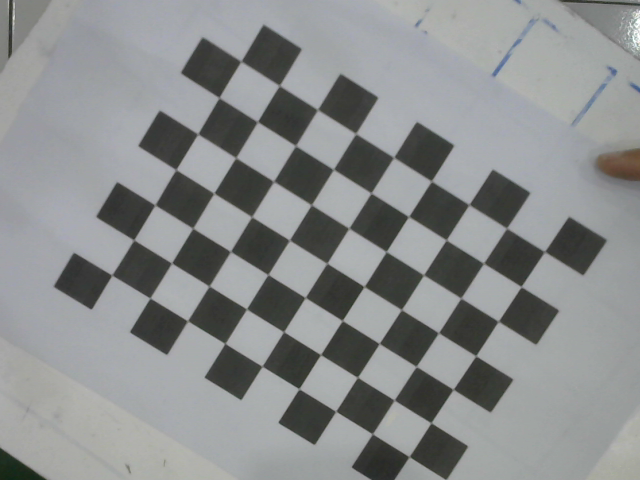
#> input picture images/image0.png, 640 x 480 px, found by its file name; its folder holds only this picture in this run
$ python calibration.py
#> lines starting #> are read from the running program, lines starting #| are printed output that depends on the picture; after the words box and inside, x2 and y2 are one past the last pixel; in counts of white or black regions, pixels touching at a corner belong together; long printed decimals are rounded
import cv2 as cv
import os
import numpy as np

# Checkerboard size
CHESS_BOARD_DIM = (9, 7)

# The size of Square in the checkerboard.
SQUARE_SIZE = 19  # millimeters

# Termination criteria
criteria = (cv.TERM_CRITERIA_EPS + cv.TERM_CRITERIA_MAX_ITER, 30, 0.001)

# Arrays to store object points and image points from all the images.
obj_points_3D = []  # 3D points in real-world space
img_points_2D = []  # 2D points in image plane.

# Lists to store calibration results from all images
all_cam_matrices = []
all_dist_coeffs = []
all_rvecs = []
all_tvecs = []
all_img_points = []

# The images directory path
image_dir_path = "images"

files = os.listdir(image_dir_path)

for file in files:
    print(file)
    imagePath = os.path.join(image_dir_path, file)
    print(f"Loading image: {imagePath}")

    # Load the image
    image = cv.imread(imagePath)
#> image is the input picture: shape (480, 640, 3); mean B, G, R 140.8, 140.5, 138

    # Check if the image loaded successfully
    if image is None:
        print(f"Error: Unable to load image '{imagePath}'. Skipping.")
        continue

    # Convert to grayscale
    grayScale = cv.cvtColor(image, cv.COLOR_BGR2GRAY)

    # Apply preprocessing steps if necessary (e.g., Gaussian blur, thresholding)
    grayBlur = cv.GaussianBlur(grayScale, (5, 5), 0)
    ret, thresh = cv.threshold(grayBlur, 100, 255, cv.THRESH_BINARY)
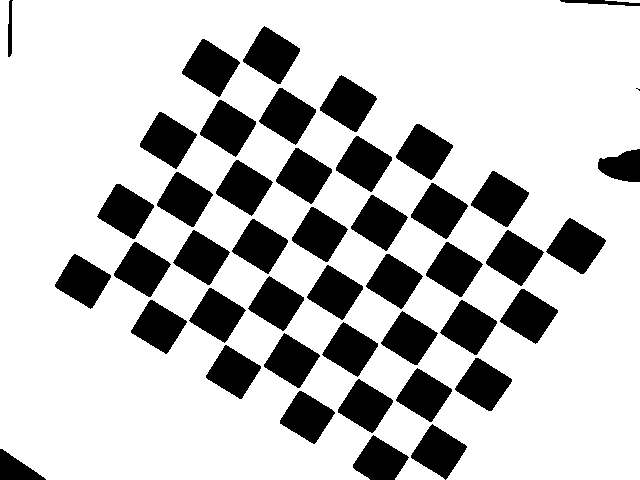
#> thresh: shape (480, 640); 76.7% white; 45 black regions (1 under 20 px), largest, box (x1, y1, x2, y2) and area: (546, 218, 606, 274) 1861, (182, 39, 240, 97) 1856, (243, 26, 300, 84) 1855

    # Find chessboard corners
    ret, corners = cv.findChessboardCorners(thresh, CHESS_BOARD_DIM, None)
#> ret = True; corners = 63 rows, first 8: [242, 60.12], [279.5, 85.5], [317.5, 109.5], [356, 133.5], [393.5, 157], [430.9, 181.1], [469.1, 205.1], [506.3, 227.2]

    if ret == True:
        # Prepare object points, like (0,0,0), (1,0,0), (2,0,0), ..., (6,5,0)
        obj_3D = np.zeros((CHESS_BOARD_DIM[0] * CHESS_BOARD_DIM[1], 3), np.float32)
        obj_3D[:, :2] = np.mgrid[0:CHESS_BOARD_DIM[0], 0:CHESS_BOARD_DIM[1]].T.reshape(-1, 2)
        obj_3D *= SQUARE_SIZE
        obj_points_3D.append(obj_3D)

        # Refine corner positions
        corners2 = cv.cornerSubPix(grayScale, corners, (11, 11), (-1, -1), criteria)
#> corners2 = 63 rows, first 8: [241, 61.25], [279.4, 85.5], [317.5, 109.6], [355.7, 133.6], [393.6, 157.3], [431.4, 181.1], [468.9, 204.6], [506.6, 228.2]
        img_points_2D.append(corners2)
        all_img_points.append(corners2)

        # Draw corners on the image (for visualization)
        img = cv.drawChessboardCorners(image, CHESS_BOARD_DIM, corners2, ret)
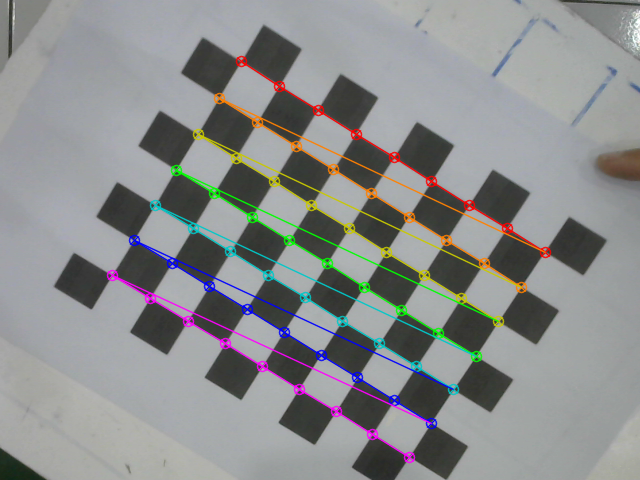
#> img: shape (480, 640, 3); mean B, G, R 140.5, 140.5, 138.5

        # Show the image with corners detected (for debugging)
        cv.imshow('Chessboard Image', img)
        cv.waitKey(500)  # Show image for 500 milliseconds

        # Perform camera calibration for this image
        ret, mtx, dist, rvecs, tvecs = cv.calibrateCamera(
            [obj_3D], [corners2], grayScale.shape[::-1], None, None)
#> ret = 0.19; mtx = [[4717.8, 0, 348.6], [0, 5629.2, 227], [0, 0, 1]]; dist = [[0.685, 889, 0.00304, 0.0225, 3.28]]; rvecs = ([0.634, -0.0968, 0.538],); tvecs = ([-45.91, -59.27, 2014.3],)

        # Collect calibration results
        all_cam_matrices.append(mtx)
        all_dist_coeffs.append(dist)
        all_rvecs.extend(rvecs)
        all_tvecs.extend(tvecs)

cv.destroyAllWindows()

# Perform averaging of calibration results if at least one image was successfully processed
if len(all_cam_matrices) > 0:
    # Calculate average calibration parameters
    avg_cam_matrix = np.mean(all_cam_matrices, axis=0)
#> avg_cam_matrix = [[4717.8, 0, 348.6], [0, 5629.2, 227], [0, 0, 1]]
    avg_dist_coeffs = np.mean(all_dist_coeffs, axis=0)
#> avg_dist_coeffs = [[0.685, 889, 0.00304, 0.0225, 3.28]]
    avg_rvecs = np.mean(all_rvecs, axis=0)
#> avg_rvecs = [0.634, -0.0968, 0.538]
    avg_tvecs = np.mean(all_tvecs, axis=0)
#> avg_tvecs = [-45.91, -59.27, 2014.3]

    # Print averaged results
    print("Average Camera Matrix (mtx):\n", avg_cam_matrix)
#| Average Camera Matrix (mtx):
#|  [[4.71777297e+03 0.00000000e+00 3.48569271e+02]
#|  [0.00000000e+00 5.62916198e+03 2.27043747e+02]
#|  [0.00000000e+00 0.00000000e+00 1.00000000e+00]]
    print("Average Distortion Coefficients (dist):\n", avg_dist_coeffs)
#| Average Distortion Coefficients (dist):
#|  [[6.85053076e-01 8.88989346e+02 3.04126964e-03 2.25335165e-02
#|   3.28093981e+00]]
    print("Average Rotation Vectors (rvecs):\n", avg_rvecs)
#| Average Rotation Vectors (rvecs):
#|  [[ 0.6343]
#|  [-0.09682]
#|  [ 0.5383]]
    print("Average Translation Vectors (tvecs):\n", avg_tvecs)
#| Average Translation Vectors (tvecs):
#|  [[ -45.912]
#|  [ -59.265]
#|  [2014.259]]

    # Calculate mean reprojection error
    mean_error = 0
    for i in range(len(obj_points_3D)):
        imgpoints2, _ = cv.projectPoints(obj_points_3D[i], all_rvecs[i], all_tvecs[i], avg_cam_matrix, avg_dist_coeffs)
        error = cv.norm(all_img_points[i], imgpoints2, cv.NORM_L2) / len(imgpoints2)
        mean_error += error
#> this loop made 1 pass
#> (error, mean_error) on pass 1: (0.0239, 0.0239)
#> after the loop, mean_error = 0.0239

    print("Mean Reprojection Error: {}".format(mean_error / len(obj_points_3D)))
#| Mean Reprojection Error: 0.0239

else:
    print("No chessboard corners found in any images.")

$ run again, on images/image12.png
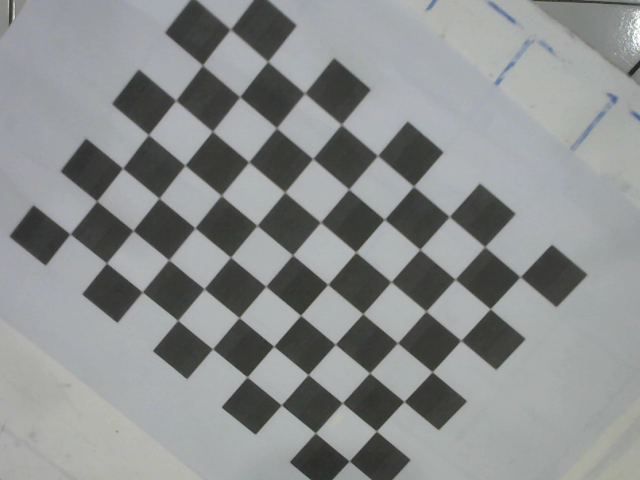
#> input picture images/image12.png, 640 x 480 px, found by its file name
#> image is the input picture: shape (480, 640, 3); mean B, G, R 142.4, 142.4, 139.7
#> `ret, thresh = cv.threshold(grayBlur, 100, 255, cv.THRESH_BINARY)`:
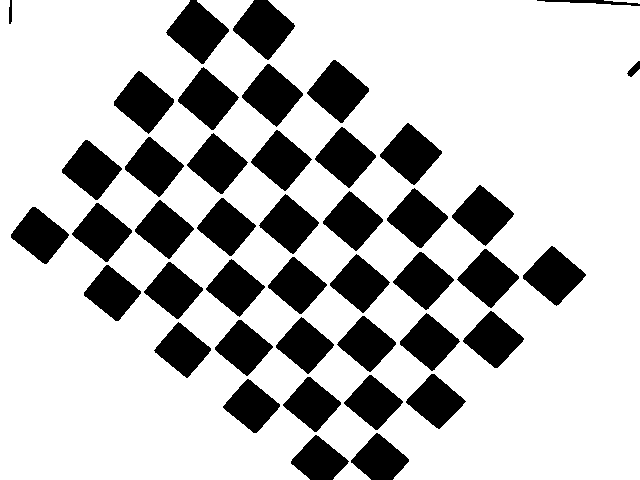
#> thresh: shape (480, 640); 75.6% white; 43 black regions, largest, box (x1, y1, x2, y2) and area: (166, 0, 229, 64) 2164, (233, 0, 295, 60) 2131, (307, 60, 369, 123) 2101
#> `ret, corners = cv.findChessboardCorners(thresh, CHESS_BOARD_DIM, None)`: ret = True; corners = 63 rows, first 8: [230.5, 29.5], [268, 63], [303, 93.97], [341, 123], [379, 155], [414, 187.4], [449.5, 216.5], [485, 246.6]
#> corners2 = 63 rows, first 8: [230.4, 29.36], [267.7, 61.46], [304.6, 93.2], [341.3, 124.5], [377.6, 155.5], [413.5, 186.2], [449.3, 216.5], [484.7, 246.7]
#> `img = cv.drawChessboardCorners(image, CHESS_BOARD_DIM, corners2, ret)`:
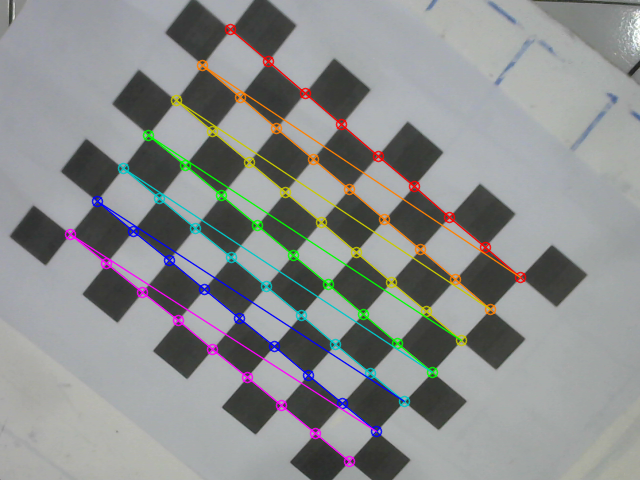
#> img: shape (480, 640, 3); mean B, G, R 142, 142.3, 140.1
#> `ret, mtx, dist, rvecs, tvecs = cv.calibrateCamera( [obj_3D], [corners2..`: ret = 0.252; mtx = [[1835.4, 0, 335], [0, 1956.2, 215], [0, 0, 1]]; dist = [[0.309, -11.66, -0.00192, -0.000332, 1013.1]]; rvecs = ([0.465, -0.000988, 0.691],); tvecs = ([-41.61, -69.35, 734],)
#> avg_cam_matrix = [[1835.4, 0, 335], [0, 1956.2, 215], [0, 0, 1]]
#> avg_dist_coeffs = [[0.309, -11.66, -0.00192, -0.000332, 1013.1]]
#> avg_rvecs = [0.465, -0.000988, 0.691]
#> avg_tvecs = [-41.61, -69.35, 734]
#| Average Camera Matrix (mtx):
#|  [[1.83543835e+03 0.00000000e+00 3.34960759e+02]
#|  [0.00000000e+00 1.95620317e+03 2.15036769e+02]
#|  [0.00000000e+00 0.00000000e+00 1.00000000e+00]]
#| Average Distortion Coefficients (dist):
#|  [[ 3.09198157e-01 -1.16628648e+01 -1.91689360e-03 -3.31557718e-04
#|    1.01313747e+03]]
#| Average Rotation Vectors (rvecs):
#|  [[ 0.4653]
#|  [-0.0009884]
#|  [ 0.6906]]
#| Average Translation Vectors (tvecs):
#|  [[-41.612]
#|  [-69.349]
#|  [734.039]]
#> the loop `for i in range(len(obj_points_3D)):` made 1 pass
#> (error, mean_error) on pass 1: (0.0318, 0.0318)
#> after the loop `for i in range(len(obj_points_3D)):`: mean_error = 0.0318
#| Mean Reprojection Error: 0.03176

$ run again, on images/image1.png
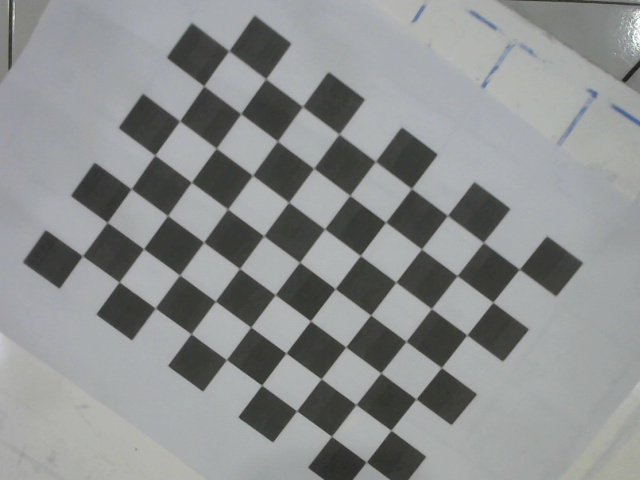
#> input picture images/image1.png, 640 x 480 px, found by its file name
#> image is the input picture: shape (480, 640, 3); mean B, G, R 142.8, 143, 140.4
#> `ret, thresh = cv.threshold(grayBlur, 100, 255, cv.THRESH_BINARY)`:
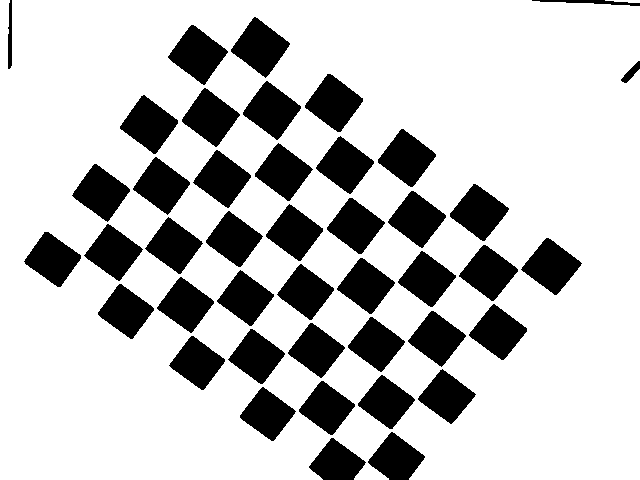
#> thresh: shape (480, 640); 77% white; 43 black regions, largest, box (x1, y1, x2, y2) and area: (168, 25, 228, 85) 1927, (231, 17, 290, 78) 1920, (305, 74, 363, 132) 1871
#> `ret, corners = cv.findChessboardCorners(thresh, CHESS_BOARD_DIM, None)`: ret = True; corners = 63 rows, first 8: [229.8, 50.22], [266.5, 80.2], [302.5, 106.5], [340.1, 135.6], [377.2, 160.5], [411.5, 188.5], [449.2, 214.5], [483.5, 242.5]
#> corners2 = 63 rows, first 8: [228.8, 50.83], [265.7, 78.81], [302.5, 106.5], [339.1, 134], [375.4, 161.3], [411.5, 188.5], [447.4, 215.4], [483.3, 242.4]
#> `img = cv.drawChessboardCorners(image, CHESS_BOARD_DIM, corners2, ret)`:
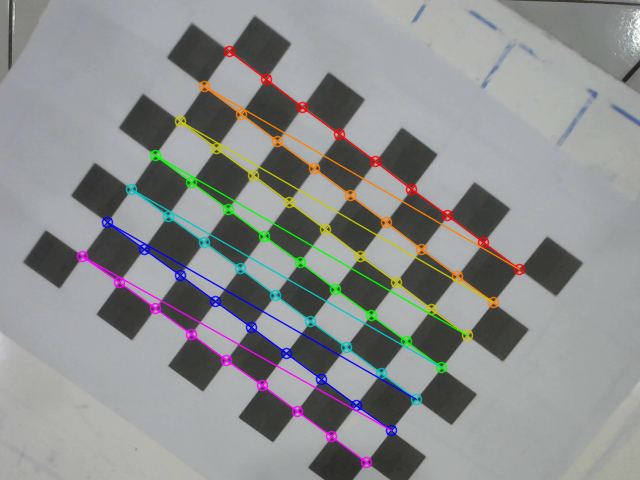
#> img: shape (480, 640, 3); mean B, G, R 142.5, 142.9, 140.8
#> `ret, mtx, dist, rvecs, tvecs = cv.calibrateCamera( [obj_3D], [corners2..`: ret = 0.207; mtx = [[3000, 0, 350.8], [0, 3299, 207.9], [0, 0, 1]]; dist = [[0.153, 127.4, -0.00191, 0.0141, 0.189]]; rvecs = ([0.506, -0.0446, 0.629],); tvecs = ([-51.28, -59.96, 1261.6],)
#> avg_cam_matrix = [[3000, 0, 350.8], [0, 3299, 207.9], [0, 0, 1]]
#> avg_dist_coeffs = [[0.153, 127.4, -0.00191, 0.0141, 0.189]]
#> avg_rvecs = [0.506, -0.0446, 0.629]
#> avg_tvecs = [-51.28, -59.96, 1261.6]
#| Average Camera Matrix (mtx):
#|  [[2.99995068e+03 0.00000000e+00 3.50845899e+02]
#|  [0.00000000e+00 3.29899334e+03 2.07870859e+02]
#|  [0.00000000e+00 0.00000000e+00 1.00000000e+00]]
#| Average Distortion Coefficients (dist):
#|  [[ 1.52948601e-01  1.27356195e+02 -1.90781319e-03  1.40862680e-02
#|    1.88650349e-01]]
#| Average Rotation Vectors (rvecs):
#|  [[ 0.506]
#|  [-0.04458]
#|  [ 0.6289]]
#| Average Translation Vectors (tvecs):
#|  [[ -51.280]
#|  [ -59.964]
#|  [1261.645]]
#> the loop `for i in range(len(obj_points_3D)):` made 1 pass
#> (error, mean_error) on pass 1: (0.0261, 0.0261)
#> after the loop `for i in range(len(obj_points_3D)):`: mean_error = 0.0261
#| Mean Reprojection Error: 0.02613
